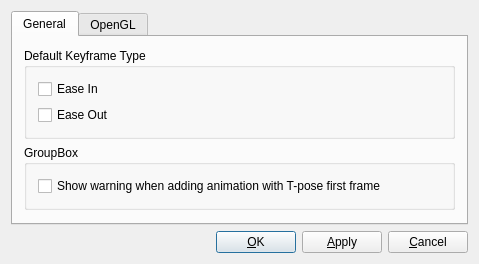
<?xml version="1.0" encoding="UTF-8"?>
<ui version="4.0">
 <class>SettingsDialogForm</class>
 <widget class="QDialog" name="SettingsDialogForm">
  <property name="windowModality">
   <enum>Qt::WindowModal</enum>
  </property>
  <property name="geometry">
   <rect>
    <x>0</x>
    <y>0</y>
    <width>479</width>
    <height>240</height>
   </rect>
  </property>
  <property name="windowTitle">
   <string>Configure QAvimator</string>
  </property>
  <layout class="QGridLayout">
   <item row="1" column="1">
    <widget class="QPushButton" name="okButton">
     <property name="text">
      <string>&amp;OK</string>
     </property>
     <property name="shortcut">
      <string>Alt+O</string>
     </property>
    </widget>
   </item>
   <item row="1" column="3">
    <widget class="QPushButton" name="cancelButton">
     <property name="text">
      <string>&amp;Cancel</string>
     </property>
     <property name="shortcut">
      <string>Alt+C</string>
     </property>
    </widget>
   </item>
   <item row="1" column="2">
    <widget class="QPushButton" name="applyButton">
     <property name="text">
      <string>&amp;Apply</string>
     </property>
     <property name="shortcut">
      <string>Alt+A</string>
     </property>
    </widget>
   </item>
   <item row="0" column="0" colspan="4">
    <widget class="QTabWidget" name="tabWidget4">
     <property name="currentIndex">
      <number>0</number>
     </property>
     <widget class="QWidget" name="TabPage">
      <attribute name="title">
       <string>General</string>
      </attribute>
      <layout class="QVBoxLayout">
       <item>
        <widget class="QGroupBox" name="keyframeTypeGroupBox">
         <property name="title">
          <string>Default Keyframe Type</string>
         </property>
         <layout class="QVBoxLayout">
          <item>
           <widget class="QCheckBox" name="easeInCheckbox">
            <property name="text">
             <string>Ease In</string>
            </property>
           </widget>
          </item>
          <item>
           <widget class="QCheckBox" name="easeOutCheckbox">
            <property name="text">
             <string>Ease Out</string>
            </property>
           </widget>
          </item>
         </layout>
        </widget>
       </item>
       <item>
        <widget class="QGroupBox" name="groupBox">
         <property name="title">
          <string>GroupBox</string>
         </property>
         <layout class="QVBoxLayout" name="verticalLayout">
          <item>
           <widget class="QCheckBox" name="tPoseWarningCheckBox">
            <property name="text">
             <string>Show warning when adding animation with T-pose first frame</string>
            </property>
           </widget>
          </item>
         </layout>
        </widget>
       </item>
       <item>
        <spacer>
         <property name="orientation">
          <enum>Qt::Vertical</enum>
         </property>
         <property name="sizeType">
          <enum>QSizePolicy::Expanding</enum>
         </property>
         <property name="sizeHint" stdset="0">
          <size>
           <width>297</width>
           <height>20</height>
          </size>
         </property>
        </spacer>
       </item>
      </layout>
     </widget>
     <widget class="QWidget" name="tab">
      <attribute name="title">
       <string>OpenGL</string>
      </attribute>
      <layout class="QGridLayout">
       <item row="1" column="0">
        <spacer>
         <property name="orientation">
          <enum>Qt::Vertical</enum>
         </property>
         <property name="sizeType">
          <enum>QSizePolicy::Expanding</enum>
         </property>
         <property name="sizeHint" stdset="0">
          <size>
           <width>20</width>
           <height>70</height>
          </size>
         </property>
        </spacer>
       </item>
       <item row="0" column="0">
        <layout class="QHBoxLayout">
         <item>
          <layout class="QVBoxLayout">
           <item>
            <widget class="QCheckBox" name="useFogCheckbox">
             <property name="text">
              <string>Use Fog</string>
             </property>
            </widget>
           </item>
           <item>
            <layout class="QHBoxLayout">
             <item>
              <widget class="QLabel" name="floorTranslucencyLabel">
               <property name="text">
                <string>Floor Translucency:</string>
               </property>
               <property name="wordWrap">
                <bool>false</bool>
               </property>
              </widget>
             </item>
             <item>
              <widget class="QSpinBox" name="floorTranslucencySpin">
               <property name="suffix">
                <string>%</string>
               </property>
               <property name="maximum">
                <number>100</number>
               </property>
              </widget>
             </item>
            </layout>
           </item>
          </layout>
         </item>
         <item>
          <spacer>
           <property name="orientation">
            <enum>Qt::Horizontal</enum>
           </property>
           <property name="sizeType">
            <enum>QSizePolicy::Expanding</enum>
           </property>
           <property name="sizeHint" stdset="0">
            <size>
             <width>406</width>
             <height>20</height>
            </size>
           </property>
          </spacer>
         </item>
        </layout>
       </item>
      </layout>
     </widget>
    </widget>
   </item>
   <item row="1" column="0">
    <spacer>
     <property name="orientation">
      <enum>Qt::Horizontal</enum>
     </property>
     <property name="sizeType">
      <enum>QSizePolicy::Expanding</enum>
     </property>
     <property name="sizeHint" stdset="0">
      <size>
       <width>61</width>
       <height>20</height>
      </size>
     </property>
    </spacer>
   </item>
  </layout>
 </widget>
 <layoutdefault spacing="6" margin="11"/>
 <pixmapfunction>qPixmapFromMimeSource</pixmapfunction>
 <resources/>
 <connections/>
</ui>
